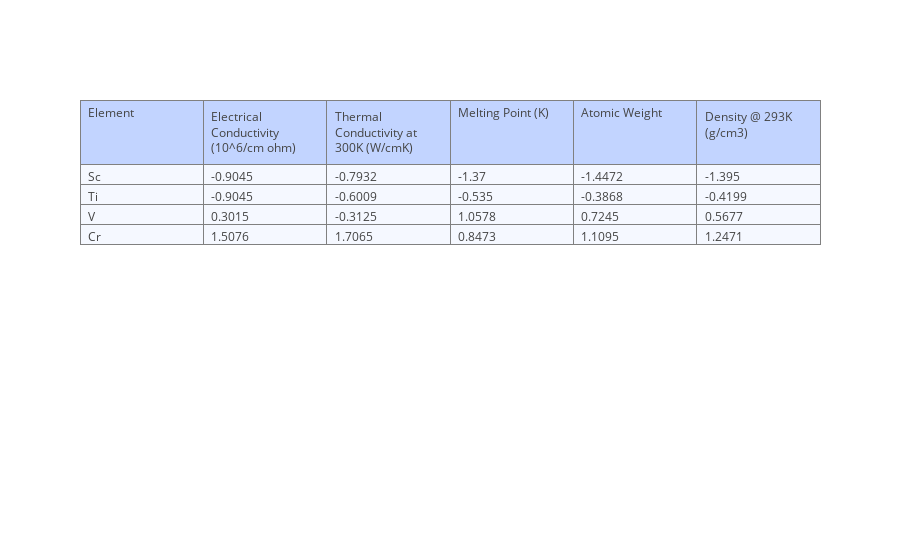

The cell this chart's notebook holds for it:
### Markdown cell above
## Step 2: What is P?

P, the loadings matrix, describes the correlation between the responses (columns of X). To calculate P, we first must calculate the correlation matrix of X. However, the calculation of the correlation matrix is only correct when using the population standard deviation. In the prior section, we calculated X using the sample standard deviation, as we have not collected all possible data. However, for calculating the correlation in the data, the assumption must be made that the correlation is being calculated on the entire data. Therefore, we define X<sub>Pop</sub>:

### Code cell
# Plot XPop
Xpop = (input_df - input_df.mean())/input_df.std(ddof = 0)
iplot(plot_df(Xpop.round(4)), filename = 'pandas_table4')

### Figure 1 — Plotly figure (JSON) as saved in the notebook; plotly's stock layout.template omitted (floating-point values rounded to 4 significant figures)
{"data": [{"cells": {"align": ["left", "left", "left", "left", "left"], "fill": {"color": "#F5F8FF"}, "values": [["Sc", "Ti", "V", "Cr"], [-0.9045, -0.9045, 0.3015, 1.508], [-0.7932, -0.6009, -0.3125, 1.706], [-1.37, -0.535, 1.058, 0.8473], [-1.447, -0.3868, 0.7245, 1.109], [-1.395, -0.4199, 0.5677, 1.247]]}, "header": {"align": ["left", "left", "left", "left", "left"], "fill": {"color": "#C2D4FF"}, "values": ["Element", "Electrical Conductivity (10^6/cm ohm)", "Thermal Conductivity at 300K (W/cmK)", "Melting Point (K)", "Atomic Weight", "Density @ 293K (g/cm3)"]}, "type": "table", "uid": "b2a8ba2f-9112-44f8-b0a8-f37cf771439f"}], "layout": {}}
